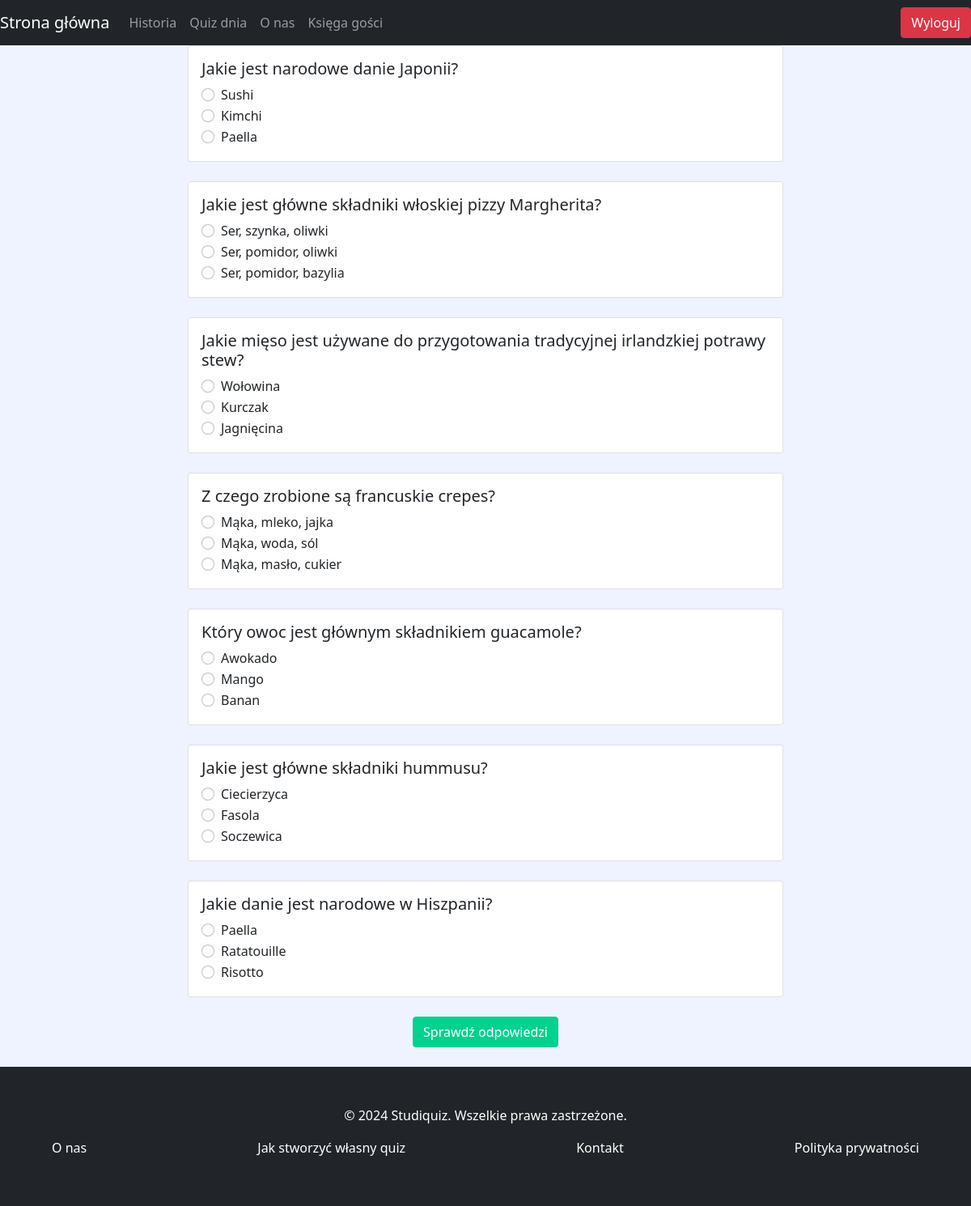
Screenshot of /quiz.php?category_id=1 (signed in) with the database file from the repository.
### tables this page shows
CREATE TABLE `quiz_answers` (
  `answer_id` int NOT NULL,
  `question_id` int DEFAULT NULL,
  `answer` text
);

### quiz.php (the view, shortened to what this page needs)
<?php
require_once 'connect.php';
$category_id = $_GET['category_id'];
$query = "SELECT qq.question_id, qq.question, qa.answer_id, qa.answer
          FROM quiz_questions qq
          JOIN quiz_answers qa ON qq.question_id = qa.question_id
          WHERE qq.category_id = $category_id";
$result = mysqli_query($conn, $query);
$questions = [];
while ($row = mysqli_fetch_assoc($result)) {
    $questions[$row['question_id']]['question'] = $row['question'];
    $questions[$row['question_id']]['answers'][] = [
        'answer_id' => $row['answer_id'],
        'answer' => $row['answer']
    ];
}
?>
<!DOCTYPE html>
<html lang="pl">
<head>
    <link href="https://cdn.jsdelivr.net/npm/bootstrap@5.0.2/dist/css/bootstrap.min.css" rel="stylesheet"
>
    <link rel="stylesheet" href="css/style.css">
</head>
<body>
    <section class="main-section">
    <nav class="navbar navbar-expand-lg navbar-dark bg-body-tertiary bg-dark" data-bs-theme="dark">
      <a class="navbar-brand" href="main.php">Strona główna</a>
      <div class="collapse navbar-collapse" id="navbarSupportedContent">
        <ul class="navbar-nav me-auto mb-2 mb-lg-0">
          <li class="nav-item">
            <a class="nav-link" href="history.php">Historia</a>
          </li>
          <li class="nav-item">
            <a class="nav-link" href="day_quiz.php">Quiz dnia</a>
          </li>
          <li class="nav-item">
            <a class="nav-link" href="about.php">O nas </a>
          </li>
          <li class="nav-item">
            <a class="nav-link" href="guestbook.php">Księga gości</a>
          </li>
        </ul>
        <div class="d-flex">
          <a class="btn btn-danger" href="logout.php">Wyloguj</a>
        </div>
      </div>
    </nav>
        <form action="checkanswers.php" method="post">
            <div class="container">
                <div class="row justify-content-center">
                    <?php foreach ($questions as $question_id => $question_data): ?>
                        <div class="col-md-8">
                            <div class="card mb-4">
                                <div class="card-body">
                                    <h5 class="card-title"><?= $question_data['question'] ?></h5>
                                    <?php foreach ($question_data['answers'] as $answer): ?>
                                        <div class="form-check">
                                            <input class="form-check-input" type="radio" name="answers[<?= $question_id ?>]" value="<?= $answer['answer_id'] ?>" id="answer<?= $answer['answer_id'] ?>">
                                            <label class="form-check-label" for="answer<?= $answer['answer_id'] ?>">
                                                <?= $answer['answer'] ?>
                                            </label>
                                        </div>
                                    <?php endforeach; ?>
                                </div>
                            </div>
                        </div>
                    <?php endforeach; ?>
                    <div class="col-md-8 text-center">
                        <button type="submit" class="btn btn-primary">Sprawdź odpowiedzi</button>
                    </div>
                </div>
            </div>
        </form>
    </section>
    <footer class="bg-dark text-white text-center text-lg-start mt-4 pt-4">
    <div class="container p-4">
      <div class="row align-items-center justify-content-lg-center">
        <div class="col-lg-auto mb-3 col-md-12">
          <p class="mb-0">&copy; 2024 Studiquiz. Wszelkie prawa zastrzeżone.</p>
        </div>
        <div class="col-lg col-md-12">
          <ul class="list-unstyled d-flex justify-content-between">
            <li><a href="about.php" class="text-white">O nas</a></li>
            <li><a href="#" class="text-white">Jak stworzyć własny quiz</a></li>
            <li><a href="#" class="text-white">Kontakt</a></li>
            <li><a href="#" class="text-white">Polityka prywatności</a></li>
          </ul>
        </div>
      </div>
    </div>
  </footer>
</body>
</html>

### css/style.css (style rules this page uses)
* { margin: 0; padding: 0; box-sizing: border-box; }
body { font-size: 16px; background-color: #eff2ff; }
.main-section { padding: 0; }
.btn.btn-primary { background: #01d28e !important; border: 1px solid #01d28e !important; color: #fff !important; }
footer { background-color: #343a40; padding: 20px 0; text-align: center; margin-top: 50px; }
footer p { margin: 0; padding: 0; color: #ffffff; }
footer a { color: #ffffff; margin: 0 10px; text-decoration: none; }

### rows the page displays
quiz_answers: answer "Sushi"
quiz_answers: answer "Kimchi"
quiz_answers: answer "Paella"
quiz_answers: answer "Ser, szynka, oliwki"
quiz_answers: answer "Ser, pomidor, oliwki"
quiz_answers: answer "Ser, pomidor, bazylia"
quiz_answers: answer "Wołowina"
quiz_answers: answer "Kurczak"
quiz_answers: answer "Jagnięcina"
quiz_answers: answer "Mąka, mleko, jajka"
quiz_answers: answer "Mąka, woda, sól"
quiz_answers: answer "Mąka, masło, cukier"
quiz_answers: answer "Awokado"
quiz_answers: answer "Mango"
quiz_answers: answer "Banan"
quiz_answers: answer "Ciecierzyca"
quiz_answers: answer "Fasola"
quiz_answers: answer "Soczewica"
quiz_answers: answer "Paella"
quiz_answers: answer "Ratatouille"
quiz_answers: answer "Risotto"

### other values shown
$question_data['question'] "Jakie jest narodowe danie Japonii?"
$question_data['question'] "Jakie jest główne składniki włoskiej pizzy Margherita?"
$question_data['question'] "Jakie mięso jest używane do przygotowania tradycyjnej irlandzkiej potrawy stew?"
$question_data['question'] "Z czego zrobione są francuskie crepes?"
$question_data['question'] "Który owoc jest głównym składnikiem guacamole?"
$question_data['question'] "Jakie jest główne składniki hummusu?"
$question_data['question'] "Jakie danie jest narodowe w Hiszpanii?"
